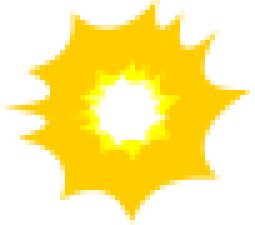
#> input picture Resources/mines/9_2/bmp/cut/1.png, 51 x 45 px (shown 5 times larger); its folder holds 3 pictures in this run
$ python convert.py.py
#> lines starting #> are read from the running program, lines starting #| are printed output that depends on the picture
import os
from PIL import Image


dir_path = os.path.dirname(os.path.realpath(__file__))
filelist = os.listdir(dir_path)
# filelist.sort(key=lambda x: int(x[:-4]))
print(filelist)


for file in filelist:
    filepath = dir_path + '/' + file


    name, ext = os.path.splitext(file)

    if ext == ".png":

        img = Image.open(filepath)
#> img is the input picture: PIL image 51x45 RGBA; mean R, G, B, A 132.8, 111.2, 14.2, 120

        (w, h) = img.size
#> w = 51; h = 45
        img = img.resize((int(w*2), int(h*2)))
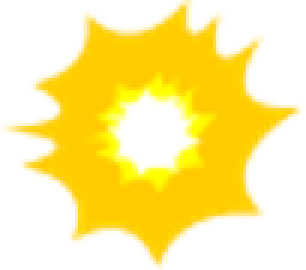
#> img: PIL image 102x90 RGBA (shown 3 times larger); mean R, G, B, A 140.3, 117.3, 14.2, 120.1; transparent parts drawn white


        if not os.path.isdir(dir_path+"/bmp/"):
            os.mkdir(dir_path+"/bmp/")

        newfilepath = dir_path + "/bmp/" + name
        img.save(newfilepath+".bmp")

        print(file)
#> pass 2 of the loop `for file in filelist:`:
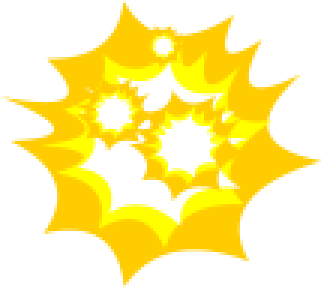
#> input picture Resources/mines/9_2/bmp/cut/10.png, 107 x 96 px (shown 3 times larger)
#> img is the input picture: PIL image 107x96 RGBA; mean R, G, B, A 133, 116.8, 26.9, 126.6
#> `img = img.resize((int(w*2), int(h*2)))`:
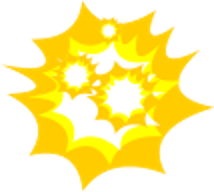
#> img: PIL image 214x192 RGBA; mean R, G, B, A 136.5, 119.6, 26.9, 126.7; transparent parts drawn white
#> pass 3 of the loop `for file in filelist:`:
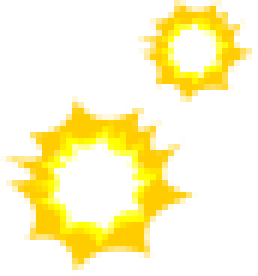
#> input picture Resources/mines/9_2/bmp/cut/11.png, 43 x 46 px (shown 6 times larger)
#> img is the input picture: PIL image 43x46 RGBA; mean R, G, B, A 96.9, 85.9, 26, 81.4
#> `img = img.resize((int(w*2), int(h*2)))`:
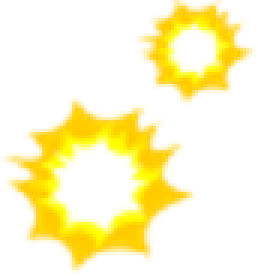
#> img: PIL image 86x92 RGBA (shown 3 times larger); mean R, G, B, A 105.7, 92.9, 26, 81.5; transparent parts drawn white
#> the loop made 4 passes; the first 3 are shown
